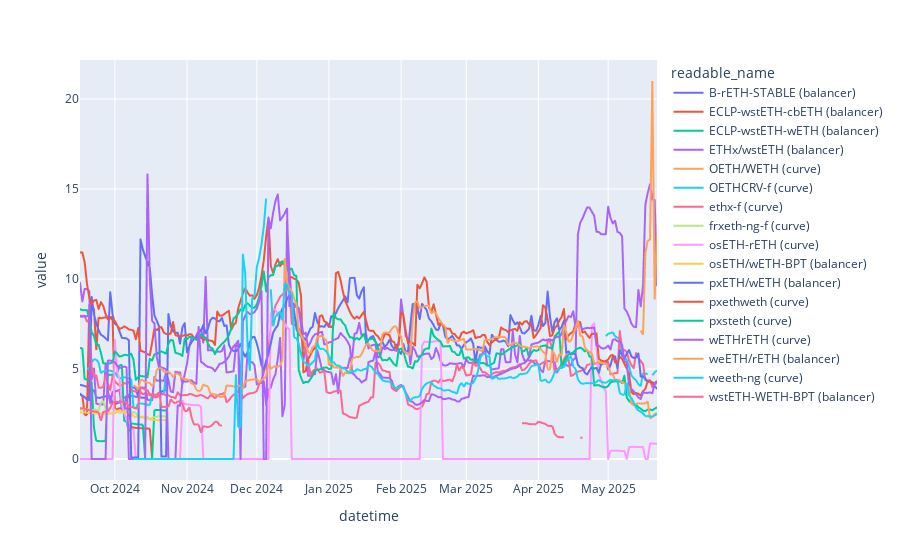

Here is the notebook cell this chart was saved with:
### Code cell
summary_stats_df = 100 * pd.pivot(
    destination_state_df, columns="readable_name", values="incentive_apr", index="datetime"
)
px.line(summary_stats_df)

### Figure 1 — Plotly figure (JSON) as saved in the notebook; plotly's stock layout.template omitted (floating-point values rounded to 4 significant figures; data arrays with more than 128 entries replaced by an {"elided": "..."} marker saying what was removed)
{"data": [{"hovertemplate": "readable_name=B-rETH-STABLE (balancer)<br>datetime=%{x}<br>value=%{y}<extra></extra>", "legendgroup": "B-rETH-STABLE (balancer)", "line": {"color": "#636efa", "dash": "solid"}, "marker": {"symbol": "circle"}, "mode": "lines", "name": "B-rETH-STABLE (balancer)", "showlegend": true, "type": "scattergl", "x": {"elided": "249 str values"}, "xaxis": "x", "y": {"elided": "249 float values"}, "yaxis": "y"}, {"hovertemplate": "readable_name=ECLP-wstETH-cbETH (balancer)<br>datetime=%{x}<br>value=%{y}<extra></extra>", "legendgroup": "ECLP-wstETH-cbETH (balancer)", "line": {"color": "#EF553B", "dash": "solid"}, "marker": {"symbol": "circle"}, "mode": "lines", "name": "ECLP-wstETH-cbETH (balancer)", "showlegend": true, "type": "scattergl", "x": {"elided": "249 str values"}, "xaxis": "x", "y": {"elided": "249 float values"}, "yaxis": "y"}, {"hovertemplate": "readable_name=ECLP-wstETH-wETH (balancer)<br>datetime=%{x}<br>value=%{y}<extra></extra>", "legendgroup": "ECLP-wstETH-wETH (balancer)", "line": {"color": "#00cc96", "dash": "solid"}, "marker": {"symbol": "circle"}, "mode": "lines", "name": "ECLP-wstETH-wETH (balancer)", "showlegend": true, "type": "scattergl", "x": {"elided": "249 str values"}, "xaxis": "x", "y": {"elided": "249 float values"}, "yaxis": "y"}, {"hovertemplate": "readable_name=ETHx/wstETH (balancer)<br>datetime=%{x}<br>value=%{y}<extra></extra>", "legendgroup": "ETHx/wstETH (balancer)", "line": {"color": "#ab63fa", "dash": "solid"}, "marker": {"symbol": "circle"}, "mode": "lines", "name": "ETHx/wstETH (balancer)", "showlegend": true, "type": "scattergl", "x": {"elided": "249 str values"}, "xaxis": "x", "y": {"elided": "249 float values"}, "yaxis": "y"}, {"hovertemplate": "readable_name=OETH/WETH (curve)<br>datetime=%{x}<br>value=%{y}<extra></extra>", "legendgroup": "OETH/WETH (curve)", "line": {"color": "#FFA15A", "dash": "solid"}, "marker": {"symbol": "circle"}, "mode": "lines", "name": "OETH/WETH (curve)", "showlegend": true, "type": "scattergl", "x": {"elided": "249 str values"}, "xaxis": "x", "y": {"elided": "249 float values"}, "yaxis": "y"}, {"hovertemplate": "readable_name=OETHCRV-f (curve)<br>datetime=%{x}<br>value=%{y}<extra></extra>", "legendgroup": "OETHCRV-f (curve)", "line": {"color": "#19d3f3", "dash": "solid"}, "marker": {"symbol": "circle"}, "mode": "lines", "name": "OETHCRV-f (curve)", "showlegend": true, "type": "scattergl", "x": {"elided": "249 str values"}, "xaxis": "x", "y": {"elided": "249 float values"}, "yaxis": "y"}, {"hovertemplate": "readable_name=ethx-f (curve)<br>datetime=%{x}<br>value=%{y}<extra></extra>", "legendgroup": "ethx-f (curve)", "line": {"color": "#FF6692", "dash": "solid"}, "marker": {"symbol": "circle"}, "mode": "lines", "name": "ethx-f (curve)", "showlegend": true, "type": "scattergl", "x": {"elided": "249 str values"}, "xaxis": "x", "y": {"elided": "249 float values"}, "yaxis": "y"}, {"hovertemplate": "readable_name=frxeth-ng-f (curve)<br>datetime=%{x}<br>value=%{y}<extra></extra>", "legendgroup": "frxeth-ng-f (curve)", "line": {"color": "#B6E880", "dash": "solid"}, "marker": {"symbol": "circle"}, "mode": "lines", "name": "frxeth-ng-f (curve)", "showlegend": true, "type": "scattergl", "x": {"elided": "249 str values"}, "xaxis": "x", "y": {"elided": "249 float values"}, "yaxis": "y"}, {"hovertemplate": "readable_name=osETH-rETH (curve)<br>datetime=%{x}<br>value=%{y}<extra></extra>", "legendgroup": "osETH-rETH (curve)", "line": {"color": "#FF97FF", "dash": "solid"}, "marker": {"symbol": "circle"}, "mode": "lines", "name": "osETH-rETH (curve)", "showlegend": true, "type": "scattergl", "x": {"elided": "249 str values"}, "xaxis": "x", "y": {"elided": "249 float values"}, "yaxis": "y"}, {"hovertemplate": "readable_name=osETH/wETH-BPT (balancer)<br>datetime=%{x}<br>value=%{y}<extra></extra>", "legendgroup": "osETH/wETH-BPT (balancer)", "line": {"color": "#FECB52", "dash": "solid"}, "marker": {"symbol": "circle"}, "mode": "lines", "name": "osETH/wETH-BPT (balancer)", "showlegend": true, "type": "scattergl", "x": {"elided": "249 str values"}, "xaxis": "x", "y": {"elided": "249 float values"}, "yaxis": "y"}, {"hovertemplate": "readable_name=pxETH/wETH (balancer)<br>datetime=%{x}<br>value=%{y}<extra></extra>", "legendgroup": "pxETH/wETH (balancer)", "line": {"color": "#636efa", "dash": "solid"}, "marker": {"symbol": "circle"}, "mode": "lines", "name": "pxETH/wETH (balancer)", "showlegend": true, "type": "scattergl", "x": {"elided": "249 str values"}, "xaxis": "x", "y": {"elided": "249 float values"}, "yaxis": "y"}, {"hovertemplate": "readable_name=pxethweth (curve)<br>datetime=%{x}<br>value=%{y}<extra></extra>", "legendgroup": "pxethweth (curve)", "line": {"color": "#EF553B", "dash": "solid"}, "marker": {"symbol": "circle"}, "mode": "lines", "name": "pxethweth (curve)", "showlegend": true, "type": "scattergl", "x": {"elided": "249 str values"}, "xaxis": "x", "y": {"elided": "249 float values"}, "yaxis": "y"}, {"hovertemplate": "readable_name=pxsteth (curve)<br>datetime=%{x}<br>value=%{y}<extra></extra>", "legendgroup": "pxsteth (curve)", "line": {"color": "#00cc96", "dash": "solid"}, "marker": {"symbol": "circle"}, "mode": "lines", "name": "pxsteth (curve)", "showlegend": true, "type": "scattergl", "x": {"elided": "249 str values"}, "xaxis": "x", "y": {"elided": "249 float values"}, "yaxis": "y"}, {"hovertemplate": "readable_name=wETHrETH (curve)<br>datetime=%{x}<br>value=%{y}<extra></extra>", "legendgroup": "wETHrETH (curve)", "line": {"color": "#ab63fa", "dash": "solid"}, "marker": {"symbol": "circle"}, "mode": "lines", "name": "wETHrETH (curve)", "showlegend": true, "type": "scattergl", "x": {"elided": "249 str values"}, "xaxis": "x", "y": {"elided": "249 float values"}, "yaxis": "y"}, {"hovertemplate": "readable_name=weETH/rETH (balancer)<br>datetime=%{x}<br>value=%{y}<extra></extra>", "legendgroup": "weETH/rETH (balancer)", "line": {"color": "#FFA15A", "dash": "solid"}, "marker": {"symbol": "circle"}, "mode": "lines", "name": "weETH/rETH (balancer)", "showlegend": true, "type": "scattergl", "x": {"elided": "249 str values"}, "xaxis": "x", "y": {"elided": "249 float values"}, "yaxis": "y"}, {"hovertemplate": "readable_name=weeth-ng (curve)<br>datetime=%{x}<br>value=%{y}<extra></extra>", "legendgroup": "weeth-ng (curve)", "line": {"color": "#19d3f3", "dash": "solid"}, "marker": {"symbol": "circle"}, "mode": "lines", "name": "weeth-ng (curve)", "showlegend": true, "type": "scattergl", "x": {"elided": "249 str values"}, "xaxis": "x", "y": {"elided": "249 float values"}, "yaxis": "y"}, {"hovertemplate": "readable_name=wstETH-WETH-BPT (balancer)<br>datetime=%{x}<br>value=%{y}<extra></extra>", "legendgroup": "wstETH-WETH-BPT (balancer)", "line": {"color": "#FF6692", "dash": "solid"}, "marker": {"symbol": "circle"}, "mode": "lines", "name": "wstETH-WETH-BPT (balancer)", "showlegend": true, "type": "scattergl", "x": {"elided": "249 str values"}, "xaxis": "x", "y": {"elided": "249 float values"}, "yaxis": "y"}], "layout": {"legend": {"title": {"text": "readable_name"}, "tracegroupgap": 0}, "margin": {"t": 60}, "xaxis": {"anchor": "y", "domain": [0, 1], "title": {"text": "datetime"}}, "yaxis": {"anchor": "x", "domain": [0, 1], "title": {"text": "value"}}}}
